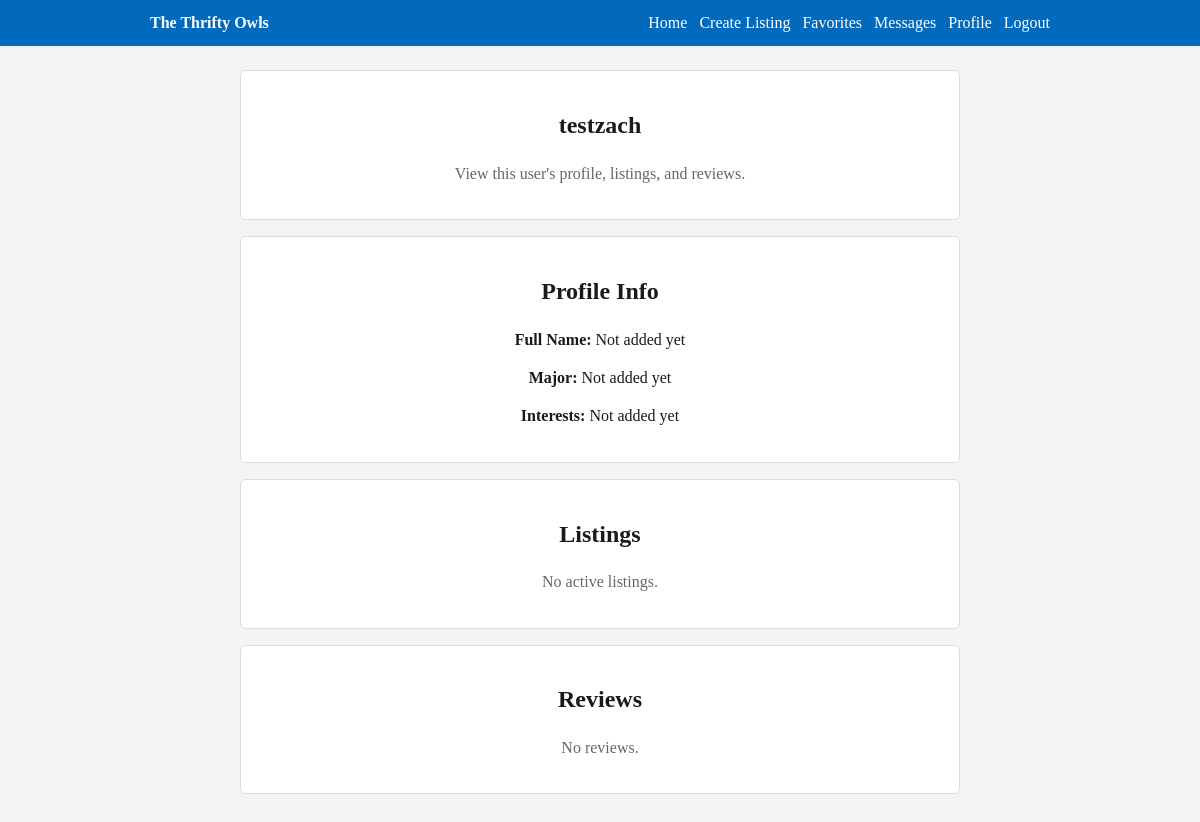
The page /profile/2 (signed in) on the database as committed earlier.
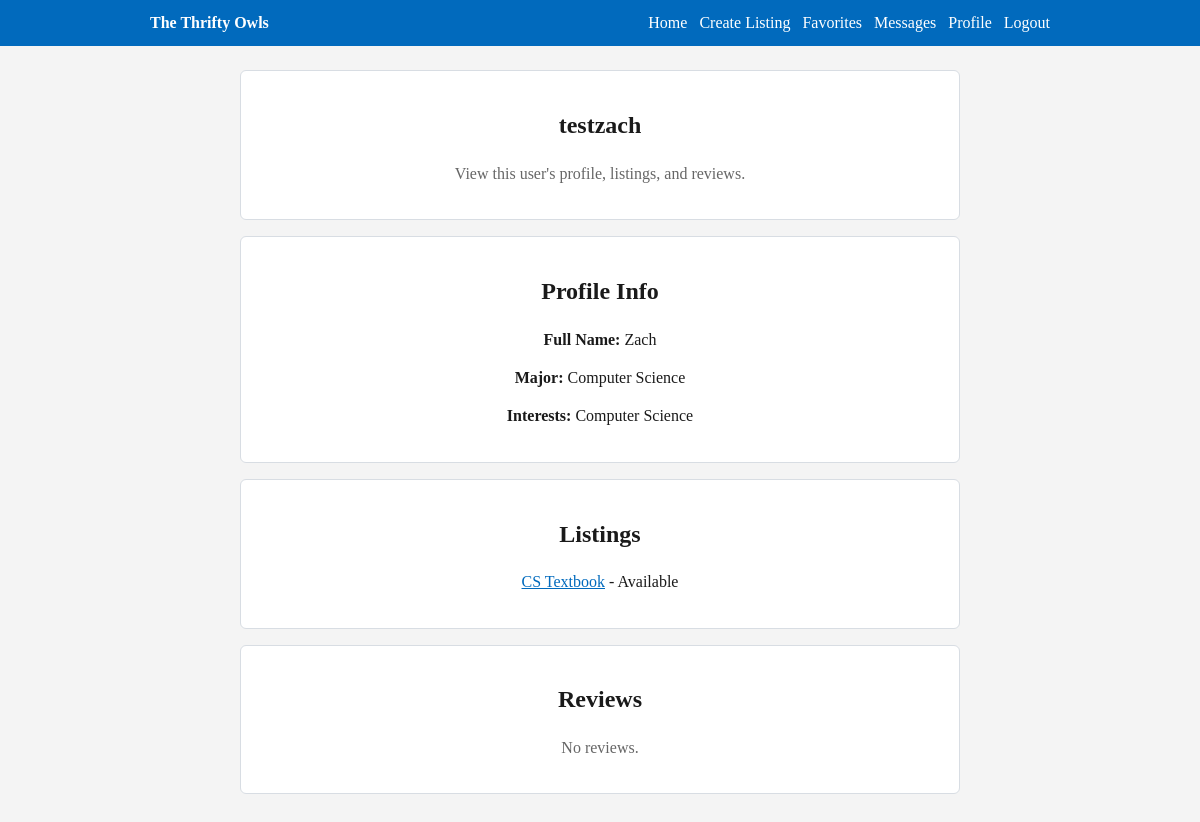
The same page on the database as committed later.
### app/models.py (models this page shows)
class User(UserMixin, db.Model):
    id = db.Column(db.Integer, primary_key=True)
    is_admin = db.Column(db.Boolean, default=False)
    is_blocked = db.Column(db.Boolean, default=False)
    email = db.Column(db.String(150), unique=True, nullable=False)
    username = db.Column(db.String(150), unique=True, nullable=False)
    password = db.Column(db.String(150), nullable=False)
    name = db.Column(db.String(150))
    major = db.Column(db.String(150))
    interests = db.Column(db.String(300))
    image = db.Column(db.String(200))  # store filename/path
    posts = db.relationship('Post', backref='owner', lazy=True)
    sent_messages = db.relationship('Message', foreign_keys='Message.sender_id', backref='sender', lazy=True)
    received_messages = db.relationship('Message', foreign_keys='Message.receiver_id', backref='receiver', lazy=True)
    reviews_given = db.relationship('Review', foreign_keys='Review.reviewer_id', backref='reviewer', lazy=True)
    reviews_received = db.relationship('Review', foreign_keys='Review.reviewed_id', backref='reviewed', lazy=True)

class Post(db.Model):
    id = db.Column(db.Integer, primary_key=True)
    title = db.Column(db.String(150), nullable=False)
    description = db.Column(db.String(300), nullable=False)
    category = db.Column(db.String(80), default='General')
    price = db.Column(db.Numeric(10, 2))
    condition = db.Column(db.String(80), default='Good')
    status = db.Column(db.String(80), default='Available')
    image = db.Column(db.String(200))  # optional image path
    is_active = db.Column(db.Boolean, default=True)
    timestamp = db.Column(db.DateTime, default=datetime.utcnow)
    owner_id = db.Column(db.Integer, db.ForeignKey('user.id'), nullable=False)

### app/routes.py (the view)
@main.route('/profile/<int:user_id>')
@login_required
def view_profile(user_id):
    user = User.query.get_or_404(user_id)
    if user.id == current_user.id:
        return redirect(url_for('main.profile'))
    listings = (
        Post.query
        .filter_by(owner_id=user.id, is_active=True)
        .order_by(Post.timestamp.desc())
        .all()
    )
    reviews = Review.query.filter_by(reviewed_id=user.id).order_by(Review.timestamp.desc()).all()
    return render_template('view_profile.html', user=user, listings=listings, reviews=reviews)

### app/models.py (called while the page is built)
@login_manager.user_loader
def load_user(user_id):
    return User.query.get(int(user_id))

### app/templates/view_profile.html (shortened to what this page needs)
{% extends "base.html" %}
{% block content %}
<section class="card">
    <h1>{{ user.username }}</h1>
    <p class="muted">View this user's profile, listings, and reviews.</p>
</section>
<section class="card">
    <h2>Profile Info</h2>
    <p><strong>Full Name:</strong> {{ user.name or 'Not added yet' }}</p>
    <p><strong>Major:</strong> {{ user.major or 'Not added yet' }}</p>
    <p><strong>Interests:</strong> {{ user.interests or 'Not added yet' }}</p>
</section>
<section class="card">
    <h2>Listings</h2>
    {% for post in listings %}
        <p><a href="{{ url_for('main.view_post', post_id=post.id) }}">{{ post.title }}</a> - {{ post.status or 'Available' }}</p>
    {% else %}
        <p class="muted">No active listings.</p>
    {% endfor %}
</section>
<section class="card">
    <h2>Reviews</h2>
    {% for review in reviews %}
        <p>{{ review.rating }}/5 by <a href="{{ url_for('main.view_profile', user_id=review.reviewer_id) }}">{{ review.reviewer.username }}</a>: {{ review.comment }}</p>
    {% else %}
        <p class="muted">No reviews.</p>
    {% endfor %}
</section>
{% endblock %}

Rows that differ between the two databases and show on the page:
changed User "testzach": name "Not added yet" → "Zach"; major "Not added yet" → "Computer Science"; interests "Not added yet" → "Computer Science"
added Post: title "CS Textbook", status "Available"
Other text that changed with them:
text no longer shown: "No active listings."
